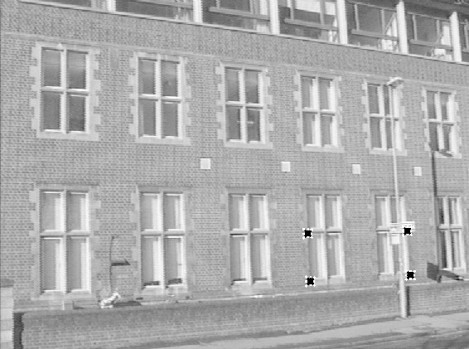
#> input picture hw4/001.jpg, 469 x 349 px
$ python q4_homography.py ../001.jpg
#> lines starting #> are read from the running program, lines starting #| are printed output that depends on the picture
"""Q4: DLT homography, outlier injection, adaptive RANSAC, warping and MSE.

Run:  python q4_homography.py            (uses the 20 recorded correspondences)
      python q4_homography.py --pick     (re-select 20 points interactively with ginput)
"""
import os, sys
import numpy as np
import cv2
import matplotlib
if "--pick" not in sys.argv:
    matplotlib.use("Agg")
import matplotlib.pyplot as plt

ROOT = os.path.join(os.path.dirname(os.path.abspath(__file__)), "..")
FIG = os.path.join(ROOT, "figs")
I1 = cv2.imread(os.path.join(ROOT, "001.jpg"), cv2.IMREAD_GRAYSCALE).astype(np.float64)
#> I1: shape (349, 469) float64; min 0, max 255, mean 172.6
I2 = cv2.imread(os.path.join(ROOT, "002.jpg"), cv2.IMREAD_GRAYSCALE).astype(np.float64)
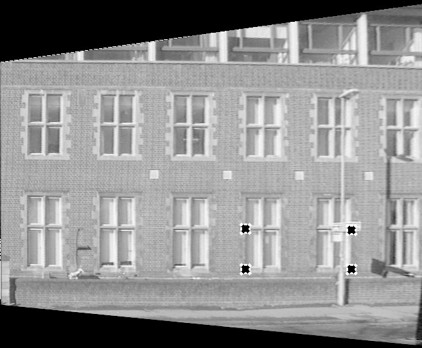
#> input picture hw4/002.jpg, 422 x 348 px
#> I2: shape (348, 422) float64; min 0, max 255, mean 144

# (u1, v1) <-> (u2, v2); u = column, v = row (pixels).
# Points 1-4 are the black markers; the rest are window / sill corners.
PTS = np.array([
    [307.1, 233.1, 245.0, 228.2], [407.0, 230.1, 351.0, 229.7],
    [310.1, 280.9, 245.0, 268.8], [409.7, 274.2, 350.9, 268.7],
    [ 59.0, 128.0,  40.0, 151.0], [268.0,  20.0, 217.0,  51.0],
    [180.0, 264.0, 130.0, 250.0], [209.0, 168.0, 157.0, 178.0],
    [311.0, 142.0, 254.0, 153.0], [246.0, 107.0, 192.0, 127.0],
    [154.0, 134.0, 112.0, 152.0], [435.0, 117.0, 396.0, 124.0],
    [312.0,  79.0, 258.0,  98.0], [380.0, 146.0, 328.0, 154.0],
    [251.0, 234.0, 192.0, 230.0], [348.0,  43.0, 299.0,  62.0],
    [ 84.0,  87.0,  58.0, 120.0], [337.0, 197.0, 277.0, 200.0],
    [ 95.0, 251.0,  66.0, 239.0], [266.0, 279.0, 204.0, 265.0]])


def pick_points(n=20):
    fig, ax = plt.subplots(1, 2, figsize=(12, 5))
    ax[0].imshow(I1, cmap="gray"); ax[1].imshow(I2, cmap="gray")
    out = []
    for i in range(n):
        fig.suptitle(f"Point {i + 1}/{n}: click in I1 (left) then I2 (right)")
        (p,) = plt.ginput(1, timeout=0); ax[0].plot(*p, "r+")
        (q,) = plt.ginput(1, timeout=0); ax[1].plot(*q, "r+")
        out.append([*p, *q])
    plt.close(fig)
    return np.array(out)


# ---------------------------------------------------------------- DLT
def build_A(p1, p2):
    A = []
    for (u1, v1), (u2, v2) in zip(p1, p2):
        A.append([u1, v1, 1, 0, 0, 0, -u2 * u1, -u2 * v1, -u2])
        A.append([0, 0, 0, u1, v1, 1, -v2 * u1, -v2 * v1, -v2])
    return np.array(A)


def dlt(p1, p2):
    """min ||A h||^2 s.t. ||h|| = 1  ->  right singular vector of smallest singular value."""
    _, _, Vt = np.linalg.svd(build_A(p1, p2))
    H = Vt[-1].reshape(3, 3)
    return H / np.linalg.norm(H) * np.sign(H[2, 2])   # sum h_ij^2 = 1


def project(H, p):
    q = np.c_[p, np.ones(len(p))] @ H.T
    return q[:, :2] / q[:, 2:]


def reproj_err(H, p1, p2):
    return np.linalg.norm(project(H, p1) - p2, axis=1)


# ---------------------------------------------------------------- RANSAC
def collinear3(p):
    for i in range(4):
        q = np.delete(p, i, axis=0)
        if abs(np.cross(q[1] - q[0], q[2] - q[0])) < 1e-6:
            return True
    return False


def ransac(p1, p2, s=4, tau=3.0, p=0.99, rng=None, max_iter=10000):
    """Adaptive RANSAC: N is updated from the current best inlier ratio."""
    rng = np.random.default_rng() if rng is None else rng
    n = len(p1)
    N, it = np.inf, 0
    best_in = np.zeros(n, bool)
    while it < N and it < max_iter:
        idx = rng.choice(n, s, replace=False)
        it += 1
        if collinear3(p1[idx]) or collinear3(p2[idx]):
            continue
        H = dlt(p1[idx], p2[idx])
        inl = reproj_err(H, p1, p2) < tau
        if inl.sum() > best_in.sum():
            best_in = inl
            eps = 1 - inl.sum() / n                       # outlier ratio
            N = 0 if eps == 0 else np.log(1 - p) / np.log(1 - (1 - eps) ** s)
    H = dlt(p1[best_in], p2[best_in])                     # re-estimate on all inliers
    return H, best_in, it


# ---------------------------------------------------------------- warping / MSE
def warp(I, H, shape):
    return cv2.warpPerspective(I, H, (shape[1], shape[0]), flags=cv2.INTER_LINEAR,
                               borderMode=cv2.BORDER_CONSTANT, borderValue=0)


def mse(A, B):
    R = (slice(100, 251), slice(100, 351))                 # v in [100,250], u in [100,350]
    return np.mean((A[R] - B[R]) ** 2)


def show_pairs(p1, p2, colors, fname, labels=None, title=None, legend=None):
    fig, ax = plt.subplots(1, 2, figsize=(12, 4.8))
    ax[0].imshow(I1, cmap="gray"); ax[1].imshow(I2, cmap="gray")
    for i in range(len(p1)):
        for a, q in ((ax[0], p1[i]), (ax[1], p2[i])):
            a.plot(*q, "o", ms=7, mfc="none", mec=colors[i], mew=1.8)
            a.text(q[0] + 4, q[1] - 4, str(i + 1), color=colors[i], fontsize=8, weight="bold")
    ax[0].set_title("$I_1$"); ax[1].set_title("$I_2$")
    for a in ax: a.axis("off")
    if legend:
        for c, l in legend: ax[1].plot([], [], "o", mfc="none", mec=c, mew=1.8, label=l)
        ax[1].legend(loc="lower right", fontsize=8)
    if title: fig.suptitle(title)
    plt.tight_layout(); plt.savefig(os.path.join(FIG, fname), dpi=150); plt.close(fig)


if __name__ == "__main__":
    np.set_printoptions(suppress=False, precision=5, linewidth=120)
    pts = pick_points() if "--pick" in sys.argv else PTS
    p1, p2 = pts[:, :2], pts[:, 2:]
    n = len(p1)

    # (a)
    cmap = plt.get_cmap("tab20")
    show_pairs(p1, p2, [cmap(i) for i in range(n)], "q4a_corr.png")
#> in show_pairs, `plt.tight_layout()`:
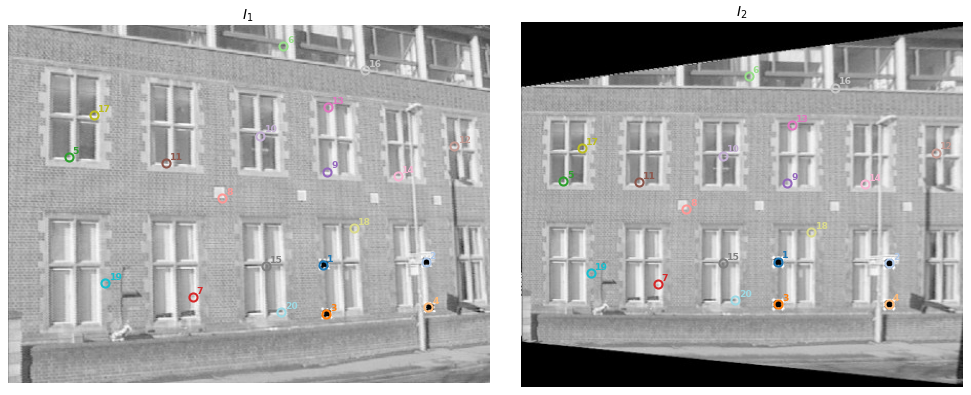
#> figure drawn by matplotlib, 2 panels

    # (b)
    H_dlt = dlt(p1, p2)
    e = reproj_err(H_dlt, p1, p2)
    print("H_DLT =\n", H_dlt, "\nreproj err: mean %.3f  max %.3f" % (e.mean(), e.max()))

    # (c)(i) replace 25 % of targets with random pixels in I2
    rng = np.random.default_rng(5639)
    out_idx = np.sort(rng.choice(n, n // 4, replace=False))
    p2o = p2.copy()
    p2o[out_idx] = np.c_[rng.uniform(0, I2.shape[1] - 1, len(out_idx)),
                         rng.uniform(0, I2.shape[0] - 1, len(out_idx))]
    print("outlier indices (1-based):", out_idx + 1)
    print("random targets:\n", np.round(p2o[out_idx], 1))
    col = ["red" if i in out_idx else "lime" for i in range(n)]
    show_pairs(p1, p2o, col, "q4c_outliers.png",
               legend=[("lime", "original"), ("red", "injected outlier")])
#> call 2 of show_pairs, with p1 = array of shape (20, 2), p2 = array of shape (20, 2), fname = 'q4c_outliers.png'
#> in show_pairs (call 2), `plt.tight_layout()`:
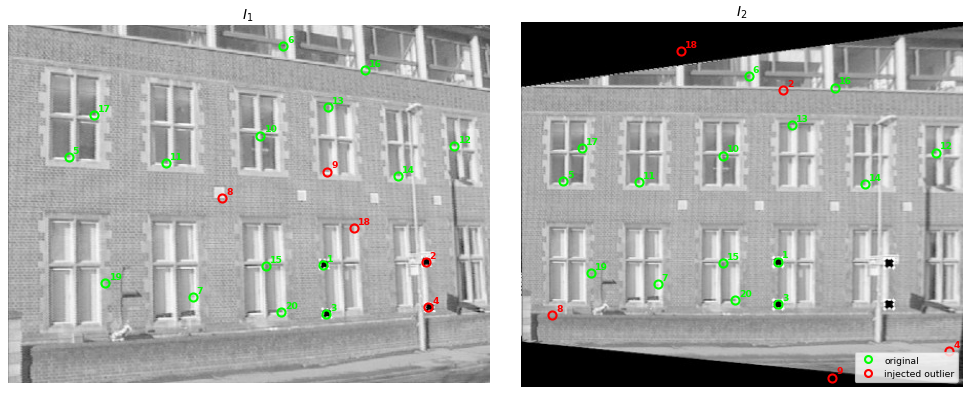
#> figure drawn by matplotlib, 2 panels

    # (c)(ii)
    H_out = dlt(p1, p2o)
    print("H_outlier =\n", H_out)

    # (c)(iii)-(iv)
    H_rs, inl, iters = ransac(p1, p2o, rng=np.random.default_rng(0))
    print("RANSAC iterations:", iters, " inliers:", inl.sum(), " outliers:", n - inl.sum())
    print("RANSAC outlier indices (1-based):", np.where(~inl)[0] + 1)
    print("H_RANSAC =\n", H_rs)
    show_pairs(p1, p2o, ["lime" if b else "red" for b in inl], "q4c_ransac.png",
               legend=[("lime", "RANSAC inlier"), ("red", "RANSAC outlier")])

    # (d)
    W = {k: warp(I1, H, I2.shape) for k, H in
         [("DLT", H_dlt), ("outlier", H_out), ("RANSAC", H_rs)]}
#> in warp, `return cv2.warpPerspective(I, H, (shape[1], shape[0]), flags=cv2.INTER..`:
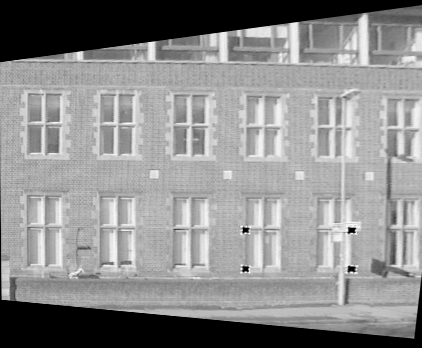
#> returned value: shape (348, 422) float64; min 0, max 255, mean 141.4
#> call 2 of warp, with H = array of shape (3, 3), shape = (348, 422)
#> in warp (call 2), `return cv2.warpPerspective(I, H, (shape[1], shape[0]), flags=cv2.INTER..`:
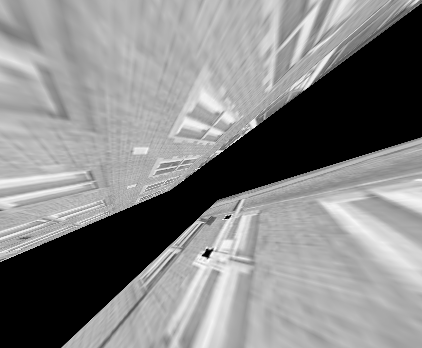
#> returned value: shape (348, 422) float64; min 0, max 255, mean 134.7
#> W = 3 items
    fig, ax = plt.subplots(1, 4, figsize=(16, 3.6))
    for a, (t, im) in zip(ax, [("Ground truth $I_2$", I2), (r"$\hat I_{2,\mathrm{DLT}}$", W["DLT"]),
                               (r"$\hat I_{2,\mathrm{outlier}}$", W["outlier"]),
                               (r"$\hat I_{2,\mathrm{RANSAC}}$", W["RANSAC"])]):
        a.imshow(im, cmap="gray", vmin=0, vmax=255); a.set_title(t)
        a.add_patch(plt.Rectangle((100, 100), 250, 150, fill=False, ec="yellow", lw=1))
        a.axis("off")
#> this loop made 4 passes
#> t on passes 1 to 4: 'Ground truth $I_2$', '$\\hat I_{2,\\mathrm{DLT}}$', '$\\hat I_{2,\\mathrm{outlier}}$', '$\\hat I_{2,\\mathrm{RANSAC}}$'
    plt.tight_layout(); plt.savefig(os.path.join(FIG, "q4d_warps.png"), dpi=150); plt.close(fig)
#> after `plt.tight_layout()`:
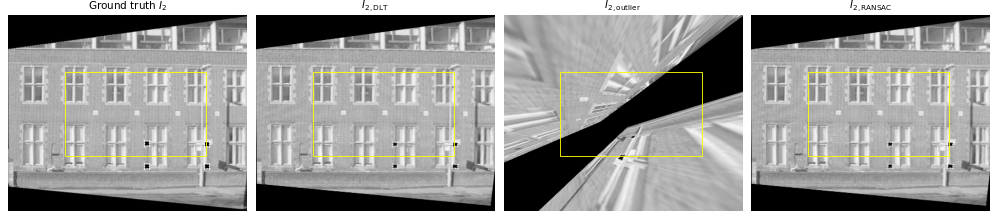
#> figure drawn by matplotlib, 4 panels
    for k in W:
        print("MSE %-8s %.2f" % (k, mse(I2, W[k])))
#> this loop made 3 passes
#| MSE DLT      54.14
#| MSE outlier  13544.20
#| MSE RANSAC   57.94
